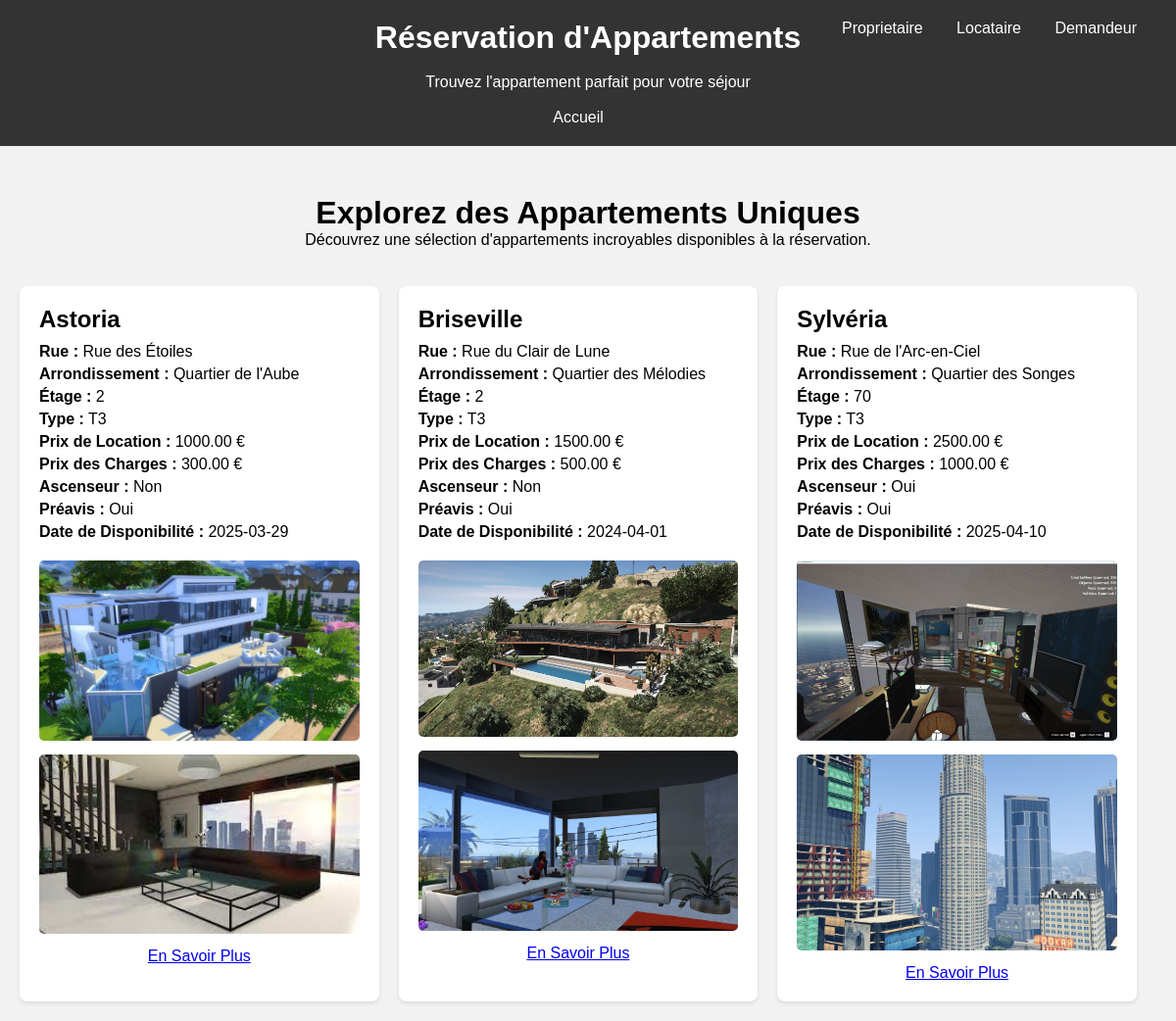
Before: / with the older database file.
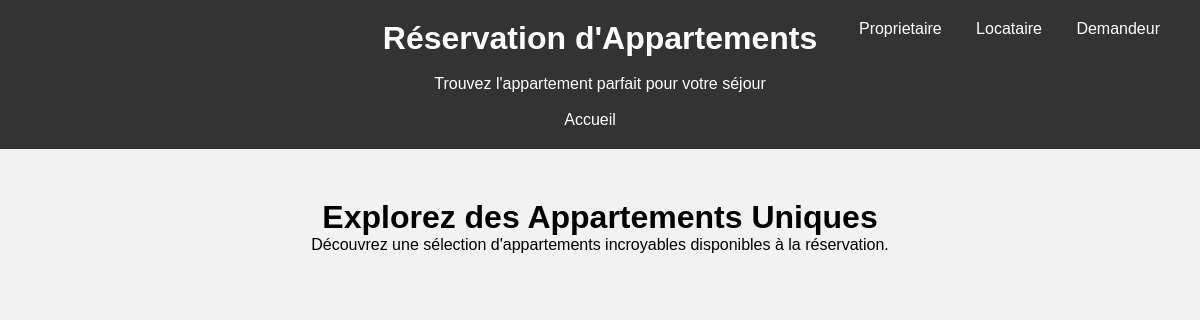
After: the same page with the newer database file.
### tables this page shows
CREATE TABLE `appartements` (
  `id_appartement` int NOT NULL,
  `villeAppart` varchar(50) DEFAULT NULL,
  `rue` varchar(255) DEFAULT NULL,
  `arrondissement` varchar(50) DEFAULT NULL,
  `etage` int DEFAULT NULL,
  `type` varchar(50) DEFAULT NULL,
  `prix_loc` decimal(15,2) DEFAULT NULL,
  `prix_charg` decimal(15,2) DEFAULT NULL,
  `ascenceur` tinyint(1) DEFAULT NULL,
  `preavis` tinyint(1) DEFAULT NULL,
  `date_libre` date DEFAULT NULL,
  `id_proprietaire` int NOT NULL
);

CREATE TABLE `image` (
  `id_image` int NOT NULL,
  `chemin_image` varchar(50) DEFAULT NULL,
  `id_appartement` int NOT NULL
);

### controleur/accueil.php (called while the page is built, shortened)
<?php
include_once "$racine/modele/connexionPDO.php";
include_once "$racine/modele/authentification.php";
include_once "$racine/modele/proprietaireBD.php";
include_once "$racine/modele/locataireBD.php";
include_once "$racine/modele/appartementBD.php";
include_once "$racine/modele/imageBD.php";
include_once "$racine/modele/proprietaire.php";
include_once "$racine/modele/locataire.php";
include_once "$racine/modele/demandeurBD.php";
$auth = new authentification();
$appartementBD = new appartementBD();
$appartements = $appartementBD->getAppartements();
$imageBD = new imageBD();
foreach ($appartements as $appartement) {
    $id_appartement = $appartement->getID();
    $images[$id_appartement] = $imageBD->getImageByAppart($id_appartement);
}
include "$racine/vue/accueil.php";
?>

### index.php (called while the page is built, shortened)
<?php
include "getRacine.php";
include_once "$racine/modele/authentification.php";
if (isset($_GET["action"])){
    $action = $_GET["action"];
}
else{
    $action = "defaut";
}
$fichier = controleurPrincipal($action);
include "$racine/controleur/$fichier";
?>

### modele/connexionPDO.php (called while the page is built)
<?php
class connexionPDO
{
    private $conn;
    public function __construct()
    {
        $login = "root";
        $mdp = "";
        $bd = "gestion_appartement";
        $serveur = "localhost";
        try {
            $this->conn = new PDO("mysql:host=$serveur;dbname=$bd", $login, $mdp, array(PDO::MYSQL_ATTR_INIT_COMMAND => 'SET NAMES \'UTF8\''));
            $this->conn->setAttribute(PDO::ATTR_ERRMODE, PDO::ERRMODE_EXCEPTION);
        } catch (PDOException $e) {
            print "Erreur de connexion PDO ";
            die();
        }
    }
    public function getConn()
    {
        return $this->conn;
    }
}
?>

### modele/authentification.php (called while the page is built, shortened)
<?php
    include_once "connexionPDO.php";
class authentification{
    public function __construct()
    {
        $pdo = new connexionPDO();
    }
    public function isLoggedOn() {
        $ret = false;
        return $ret;
    }
    public function isLoggedOnLoc() {
        $ret = false;
        return $ret;
    }
    public function isLoggedOnDEM() {
        $ret = false;
        return $ret;
    }
}

### modele/appartementBD.php (called while the page is built, shortened)
<?php
include_once "appartement.php";
class appartementBD
{
    private $conn;
    public function __construct()
    {
        $pdo = new connexionPDO();
        $this->conn = $pdo->getConn();
    }
    public function getAppartements()
    {
        $resultat = array();
        try {
            $req = $this->conn->prepare("SELECT * FROM appartements");
            $req->execute();
            while ($ligne = $req->fetch(PDO::FETCH_ASSOC)) {
                $appartement = new appartement(
                        $ligne["id_appartement"],
                        $ligne["villeAppart"],
                        $ligne["rue"],
                        $ligne["arrondissement"],
                        $ligne["etage"],
                        $ligne["type"],
                        $ligne["prix_loc"],
                        $ligne["prix_charg"],
                        $ligne["ascenceur"],
                        $ligne["preavis"],
                        $ligne["date_libre"],
                        $ligne["id_proprietaire"]
                    );
                $resultat[] = $appartement;
            }
        } catch (PDOException $e) {
            print "Erreur !: " . $e->getMessage();
            die();
        }
        return $resultat;
    }
}
?>

### modele/appartement.php (called while the page is built, shortened)
<?php
class appartement
{
    private $id_appartement;
    private $ville;
    private $rue;
    private $arrondissement;
    private $etage;
    private $type;
    private $prix_loc;
    private $prix_charg;
    private $ascenceur;
    private $preavis;
    private $date_libre;
    public function __construct($id_appartement, $ville, $rue, $arrondissement, $etage, $type, $prix_loc, $prix_charg, $ascenceur, $preavis, $date_libre, $id_proprietaire)
    {
        $this->id_appartement = $id_appartement;
        $this->ville = $ville;
        $this->rue = $rue;
        $this->arrondissement = $arrondissement;
        $this->etage = $etage;
        $this->type = $type;
        $this->prix_loc = $prix_loc;
        $this->prix_charg = $prix_charg;
        $this->ascenceur = $ascenceur;
        $this->preavis = $preavis;
        $this->date_libre = $date_libre;
    }
    public function getID()
    {
        return $this->id_appartement;
    }
    public function getVille()
    {
        return $this->ville;
    }
    public function getRue()
    {
        return $this->rue;
    }
    public function getArr()
    {
        return $this->arrondissement;
    }
    public function getEtage()
    {
        return $this->etage;
    }
    public function getType()
    {
        return $this->type;
    }
    public function getPrixLoc()
    {
        return $this->prix_loc;
    }
    public function getPrixCharg()
    {
        return $this->prix_charg;
    }
    public function getAscenceur()
    {
        return $this->ascenceur;
    }
    public function getPreavis()
    {
        return $this->preavis;
    }
    public function getDateLibre()
    {
        return $this->date_libre;
    }
}
?>

### modele/imageBD.php (called while the page is built, shortened)
<?php
include_once "image.php";
class imageBD
{
    private $conn;
    public function __construct()
    {
        $pdo = new connexionPDO();
        $this->conn = $pdo->getConn();
    }
    public function getImageByAppart($id_appartement)
    {
        try {
            $req = $this->conn->prepare("select * from image where id_appartement=:id_appartement");
            $req->bindValue(':id_appartement', $id_appartement, PDO::PARAM_INT);
            $req->execute();
            $images = array();
            while ($resultat = $req->fetch(PDO::FETCH_ASSOC)) {
                $image = new image(
                    $resultat["id_image"],
                    $resultat["chemin_image"],
                    $resultat["id_appartement"]
                );
                $images[] = $image;
            }
            return $images;
        } catch (PDOException $e) {
            print "Erreur !: " . $e->getMessage();
            die();
        }
    }
}
?>

### modele/image.php (called while the page is built, shortened)
<?php
class image
{
    private $chemin_image;
    public function __construct($id_image, $chemin_image, $id_appartement)
    {
        $this->chemin_image = $chemin_image;
    }
    public function getChmImgae()
    {
        return $this->chemin_image;
    }
}
?>

### vue/accueil.php (the view, shortened to what this page needs)
<!DOCTYPE html>
<html lang="fr">
<head>
    <link rel="stylesheet" href="../css/accueil.css">
</head>
<body>
    <header>
        <h1>Réservation d'Appartements</h1>
        <br>
        <p>Trouvez l'appartement parfait pour votre séjour</p>
        <br>
        <?php if($auth->isLoggedOn()){
        if(!empty($notifications)){?>
    <div class="notification" counter=<?php echo $unreadCount; ?>>
        <img src="../image/cloche.png">
        <div class="notification-bar" style="display: none;">
        <?php
    foreach ($notifications as $notification)
    {
        $demandeur = $demandeurBD->getDemandeurByIdNotif($notification->getIdNotif());
        if ($demandeur)
        {
            $appartement = $appartementBD->getApparteById($demandeur->getIdApparteDem());
            $id_notification = $notification->getIdNotif();
            $id_dem = $notification->getIdDem();
            echo '<div class="msg-notif">';
            echo '<a href="./?action=detailDemande&id_dem='. $id_dem .'">' . $msgnotif . '</a>';
            echo '</div>';
        }
    }
    }else{
        echo '<div class="notification"counter=0>';
        echo '<img src="../image/cloche.png">';
        echo '<div class="notification-bar" style="display: none;">';
        echo '<a>Aucune notification</a>';
        echo '</div>';
        }
        ?>
        </div>
    </div>
            <div class="login-section">
                <a href="./?action=ajoutLoc&id_proprietaire=<?php echo $id_proprietaire ?>">Ajout Location</a>
                <a href="./?action=profil">Mon Profil</a>
            </div>
        <?php }else{ ?>
            <div class="login-section">
            <a href="./?action=proprietaire">Proprietaire</a>
            <a href="./?action=locataire">Locataire</a>
            <a href="./?action=demandeur">Demandeur</a>
        </div>
        <?php } ?>
        <nav>
        <a href="./?action=defaut">Accueil</a>
    </nav>
    </header>
    <div class="container">
        <div class="hero">
            <div>
            <div class="center-content">
                <h1>Explorez des Appartements Uniques</h1>
                <p>Découvrez une sélection d'appartements incroyables disponibles à la réservation.</p>
            </div>
            <br>
                <main>
                    <section class="appartements">
                        <?php foreach ($appartements as $appartement) { ?>
                            <div class="appartement" >
                                <h2><?php echo $appartement->getVille(); ?></h2>
                                <p><strong>Rue :</strong> <?php echo $appartement->getRue(); ?></p>
                                <p><strong>Arrondissement :</strong> <?php echo $appartement->getArr(); ?></p>
                                <p><strong>Étage :</strong> <?php echo $appartement->getEtage(); ?></p>
                                <p><strong>Type :</strong> <?php echo $appartement->getType(); ?></p>
                                <p><strong>Prix de Location :</strong> <?php echo $appartement->getPrixLoc(); ?> €</p>
                                <p><strong>Prix des Charges :</strong> <?php echo $appartement->getPrixCharg(); ?> €</p>
                                <p><strong>Ascenseur :</strong> <?php echo ($appartement->getAscenceur() ? "Oui" : "Non"); ?></p>
                                <p><strong>Préavis :</strong> <?php echo ($appartement->getPreavis() ? "Oui" : "Non"); ?></p>
                                <p><strong>Date de Disponibilité :</strong> <?php echo $appartement->getDateLibre(); ?></p>
                                <div class="images">
                                    <?php foreach ($images[$appartement->getID()] as $image) { ?>
                                        <img src="<?php echo $image->getChmImgae(); ?>" alt="Image Appartement">
                                    <?php } ?>
                                </div>
                                <div class="descrCard">
                                    <?php
                                    echo "<a href='./?action=detailApparte&id_appartement=" . $appartement->getID() . "'>En Savoir Plus</a>";
                                    ?>
                                </div>
                            </div>
                        <?php } ?>
                    </section>
                </main>
            </div>
        </div>
    </div>
</body>
</html>

### css/accueil.css (style rules this page uses)
* { margin: 0; padding: 0; box-sizing: border-box; }
body { font-family: Arial, sans-serif; background-color: #f2f2f2; }
header { background-color: #333; color: #fff; padding: 20px; text-align: center; }
header h1, header p { margin: auto; }
header a { color: #fff; text-decoration: none; margin-right: 20px; }
main { padding: 20px; }
.login-section { position: absolute; top: 20px; right: 20px; }
.login-section a { color: #fff; text-decoration: none; margin-left: 10px; }
.center-content { display: flex; flex-direction: column; justify-content: center; align-items: center; text-align: center; margin-top: 50px; }
.appartements { display: flex; flex-wrap: wrap; gap: 20px; }
.appartement { background-color: #fff; border-radius: 8px; padding: 20px; box-shadow: 0 2px 4px rgba(0, 0, 0, 0.1); width: calc(33.33% - 20px); }
.appartement h2 { font-size: 24px; margin-bottom: 10px; }
.appartement p { margin-bottom: 5px; }
.images { margin-top: 20px; }
.images img { width: 100%; max-height: 200px; object-fit: cover; border-radius: 5px; margin-bottom: 10px; }
.descrCard { text-align: center; }

Changed rows visible on the page:
removed appartements: villeAppart "Astoria", rue "Rue des Étoiles", arrondissement "Quartier de l'Aube", etage "2", type "T3", prix_loc "1000.00", prix_charg "300.00", ascenceur "Non", preavis "Oui", date_libre "2025-03-29"
removed image: chemin_image (picture), shown under "Astoria"
removed image: chemin_image (picture), shown under "Astoria"
removed appartements: villeAppart "Briseville", rue "Rue du Clair de Lune", arrondissement "Quartier des Mélodies", etage "2", type "T3", prix_loc "1500.00", prix_charg "500.00", ascenceur "Non", preavis "Oui", date_libre "2024-04-01"
removed image: chemin_image (picture), shown under "Briseville"
removed image: chemin_image (picture), shown under "Briseville"
removed appartements: villeAppart "Sylvéria", rue "Rue de l'Arc-en-Ciel", arrondissement "Quartier des Songes", etage "70", type "T3", prix_loc "2500.00", prix_charg "1000.00", ascenceur "Oui", preavis "Oui", date_libre "2025-04-10"
removed image: chemin_image (picture), shown under "Sylvéria"
removed image: chemin_image (picture), shown under "Sylvéria"
